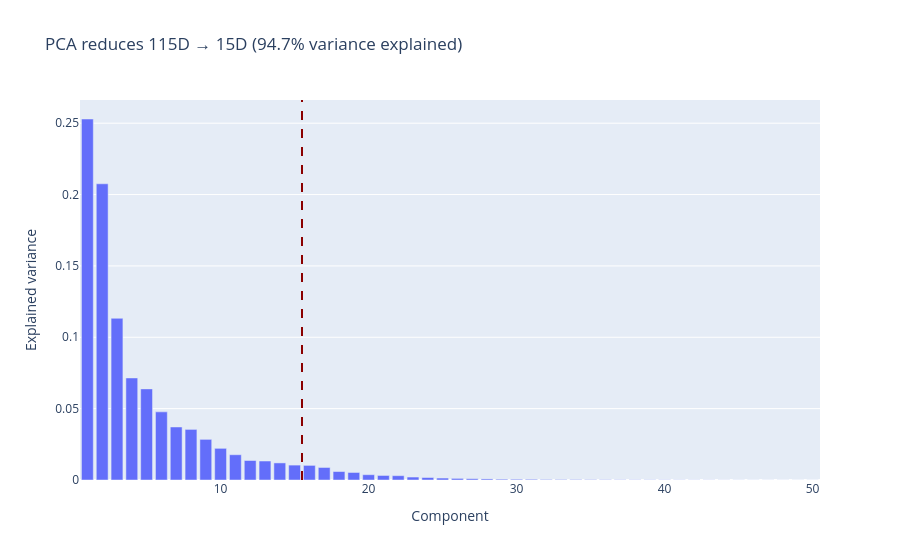

The notebook cell saved with this chart:
### Code cell
if RUN_KAIRO:
    kairo_compressed = timed("pca apply", "kairo", lambda: kairo.apply_pca(kairo_std, kairo_pca, cut_component=CUT))

compressed_features = timed("pca apply", "fast", lambda: fast_apply_pca(std_features, pca, CUT))

if RUN_KAIRO:
    CHECKS["pca apply"] = f"largest gap {max_difference(compressed_features, kairo_compressed):.1e}"

pca_plot_cut = kairo.plot_pca_variances(pca, cut_component=CUT)
pca_plot_cut.show()
compressed_features

### Figure 1 — Plotly figure (JSON) as saved in the notebook; plotly's stock layout.template omitted (floating-point values rounded to 4 significant figures)
{"data": [{"hovertemplate": "Component=%{x}<br>Explained variance=%{y}<extra></extra>", "legendgroup": "", "marker": {"color": "#636efa", "pattern": {"shape": ""}}, "name": "", "orientation": "v", "showlegend": false, "textposition": "auto", "type": "bar", "x": [1, 2, 3, 4, 5, 6, 7, 8, 9, 10, 11, 12, 13, 14, 15, 16, 17, 18, 19, 20, 21, 22, 23, 24, 25, 26, 27, 28, 29, 30, 31, 32, 33, 34, 35, 36, 37, 38, 39, 40, 41, 42, 43, 44, 45, 46, 47, 48, 49, 50], "xaxis": "x", "y": [0.2529, 0.2075, 0.1133, 0.0715, 0.06384, 0.04774, 0.03716, 0.03546, 0.02847, 0.02218, 0.0177, 0.01366, 0.0133, 0.01197, 0.01044, 0.01024, 0.008781, 0.005935, 0.005271, 0.00371, 0.003184, 0.003026, 0.002073, 0.001745, 0.001358, 0.001122, 0.0009133, 0.0007492, 0.0005503, 0.0005223, 0.0004902, 0.0003651, 0.0003384, 0.0003122, 0.0002514, 0.0002095, 0.0001736, 0.0001568, 0.0001474, 0.0001402, 0.0001156, 9.775e-05, 8.962e-05, 6.854e-05, 6.225e-05, 4.779e-05, 4.378e-05, 3.92e-05, 3.64e-05, 3.28e-05], "yaxis": "y"}], "layout": {"barmode": "relative", "legend": {"tracegroupgap": 0}, "shapes": [{"line": {"color": "darkred", "dash": "dash"}, "type": "line", "x0": 15.5, "x1": 15.5, "xref": "x", "y0": 0, "y1": 1, "yref": "y domain"}], "title": {"text": "PCA reduces 115D → 15D (94.7% variance explained)"}, "xaxis": {"anchor": "y", "domain": [0, 1], "title": {"text": "Component"}}, "yaxis": {"anchor": "x", "domain": [0, 1], "title": {"text": "Explained variance"}}}}
